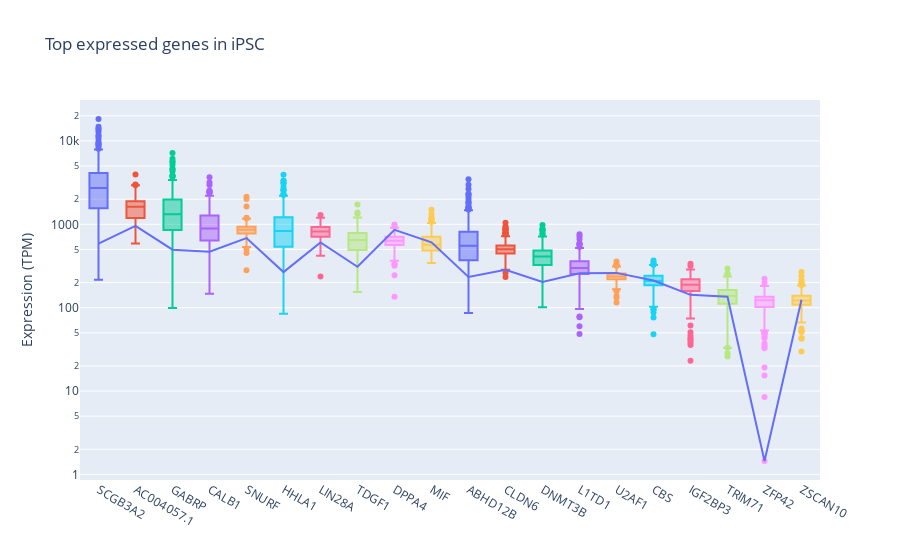

Notebook code cell kept with this figure:
### Code cell
layout = go.Layout({"title": "Top expressed genes in iPSC",
                       "yaxis": {"title":"Expression (TPM)"},
                       "showlegend": False})
fig = go.Figure(layout=layout)

for i in range(20):
    fig.add_trace(
        go.Box(
            y=top.iloc[:,i],
            name=top.columns[i]
        ))
fig.add_trace(
    go.Line(
        y=top.head(1).T['HPSI1213i-xuja_2'],
        x=top.columns
    ))     
fig.update_yaxes(type="log")

fig.show()

### Figure 1 — Plotly figure (JSON) as saved in the notebook; plotly's stock layout.template omitted (floating-point values rounded to 4 significant figures; data arrays with more than 128 entries replaced by an {"elided": "..."} marker saying what was removed)
{"data": [{"name": "SCGB3A2", "type": "box", "y": {"elided": "330 float values"}}, {"name": "AC004057.1", "type": "box", "y": {"elided": "330 float values"}}, {"name": "GABRP", "type": "box", "y": {"elided": "330 float values"}}, {"name": "CALB1", "type": "box", "y": {"elided": "330 float values"}}, {"name": "SNURF", "type": "box", "y": {"elided": "330 float values"}}, {"name": "HHLA1", "type": "box", "y": {"elided": "330 float values"}}, {"name": "LIN28A", "type": "box", "y": {"elided": "330 float values"}}, {"name": "TDGF1", "type": "box", "y": {"elided": "330 float values"}}, {"name": "DPPA4", "type": "box", "y": {"elided": "330 float values"}}, {"name": "MIF", "type": "box", "y": {"elided": "330 float values"}}, {"name": "ABHD12B", "type": "box", "y": {"elided": "330 float values"}}, {"name": "CLDN6", "type": "box", "y": {"elided": "330 float values"}}, {"name": "DNMT3B", "type": "box", "y": {"elided": "330 float values"}}, {"name": "L1TD1", "type": "box", "y": {"elided": "330 float values"}}, {"name": "U2AF1", "type": "box", "y": {"elided": "330 float values"}}, {"name": "CBS", "type": "box", "y": {"elided": "330 float values"}}, {"name": "IGF2BP3", "type": "box", "y": {"elided": "330 float values"}}, {"name": "TRIM71", "type": "box", "y": {"elided": "330 float values"}}, {"name": "ZFP42", "type": "box", "y": {"elided": "330 float values"}}, {"name": "ZSCAN10", "type": "box", "y": {"elided": "330 float values"}}, {"type": "scatter", "x": ["SCGB3A2", "AC004057.1", "GABRP", "CALB1", "SNURF", "HHLA1", "LIN28A", "TDGF1", "DPPA4", "MIF", "ABHD12B", "CLDN6", "DNMT3B", "L1TD1", "U2AF1", "CBS", "IGF2BP3", "TRIM71", "ZFP42", "ZSCAN10"], "y": [587.8, 958.8, 495.9, 470.2, 682.8, 267.2, 604.8, 309.6, 857.1, 607.1, 234.0, 285.6, 203.6, 258.3, 261.5, 211.8, 142.6, 135.2, 1.45, 124.6]}], "layout": {"showlegend": false, "title": {"text": "Top expressed genes in iPSC"}, "yaxis": {"title": {"text": "Expression (TPM)"}, "type": "log"}}}
